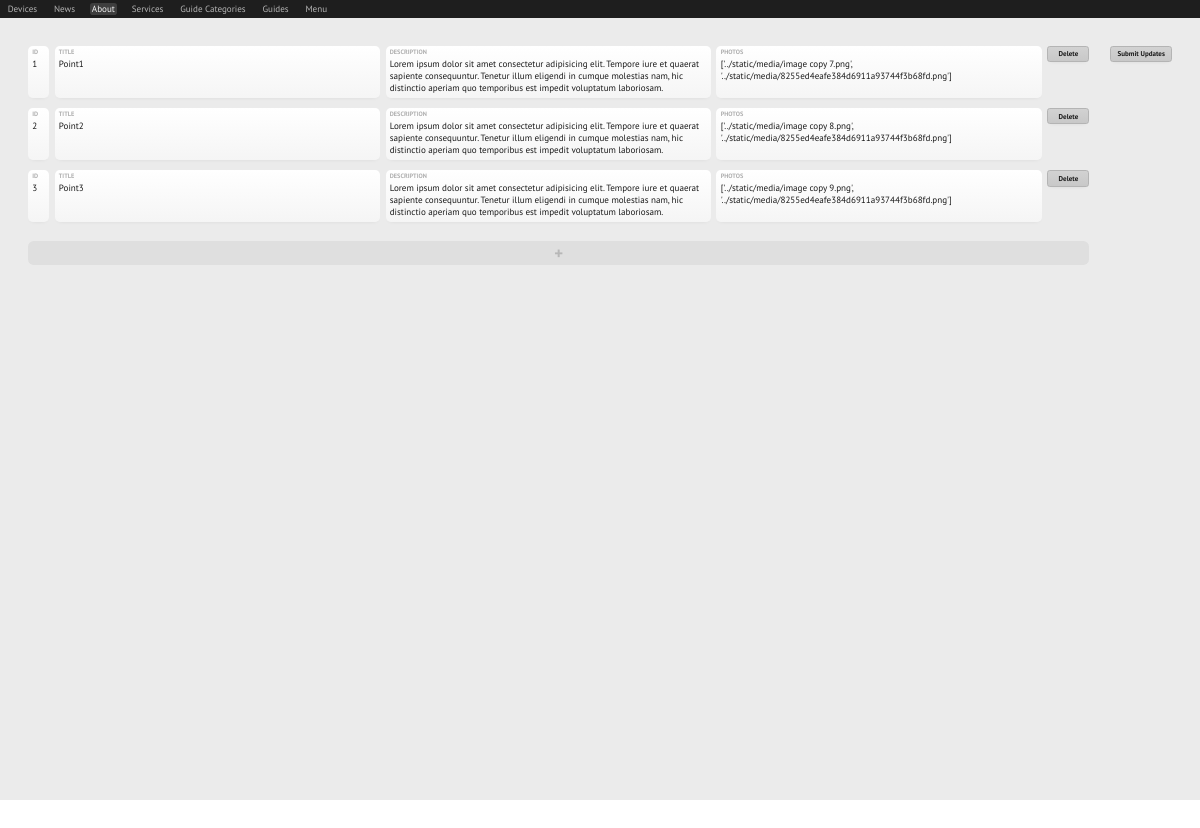
The app's page /admin/about with its own data.
### db/models.py (models this page shows)
class About(Base):
    __tablename__ = 'about'
    id = Column(Integer, primary_key=True)
    title = Column(Text)
    description = Column(Text)
    photos = Column(ListType)

### admin.py (the view)
@admin.get('/')
def _(): return RedirectResponse(url='/admin/devices')

### templates/admin/table-view.html (shortened to what this page needs)
{% extends 'admin/base/index.html' %}
{% block content %}
<div class="grid">
    {% for row in table %}
        {% if this_page == 'devices' %}
            {% include 'admin/components/ID.html' %}
            {% include 'admin/components/ROOM.html' %}
            {% include 'admin/components/STATUS.html' %}
        {% elif this_page == 'news' %}
            {% include 'admin/components/ID.html' %}
            {% include 'admin/components/TITLE.html' %}
            {% include 'admin/components/DESC.html' %}
            {% include 'admin/components/PHOTOS.html' %}
            {% include 'admin/components/URL.html' %}
        {% elif this_page == 'about' %}
            {% include 'admin/components/ID.html' %}
            {% include 'admin/components/TITLE.html' %}
            {% include 'admin/components/DESC.html' %}
            {% include 'admin/components/PHOTOS.html' %}
        {% elif this_page == 'services' %}
            {% include 'admin/components/ID.html' %}
            {% include 'admin/components/NAME.html' %}
            {% include 'admin/components/DESC.html' %}
            {% include 'admin/components/PRICE.html' %}
            {% include 'admin/components/PHOTOS.html' %}
        {% elif this_page == 'guide-categories' %}
            {% include 'admin/components/ID.html' %}
            {% include 'admin/components/TITLE.html' %}
            {% include 'admin/components/PHOTOS.html' %}
        {% elif this_page == 'apps' %}
            {% include 'admin/components/ID.html' %}
            {% include 'admin/components/NAME.html' %}
            {% include 'admin/components/URL.html' %}
            {% include 'admin/components/PHOTOS.html' %}
        {% endif %}
        <div class="del-btn" id="{{row.ID}}" onclick="deleteRow(event)">Delete</div>
        {% if loop.first %}
        <div class="submit-btn" onclick="handleSubmit()">Submit Updates</div>
        {% else %}
        <div></div>
        {% endif %}
    {% endfor %}
    <div class="add" onclick="addNewRow(event)">+</div>
</div>
{% endblock %}

### templates/admin/base/index.html (shortened to what this page needs)
<!DOCTYPE html>
<html lang="en">
<head>
</head>
<body>
    <div class="side-bar">
        <a href="devices">Devices</a>
        <a href="news">News</a>
        <a href="about">About</a>
        <a href="services">Services</a>
        <a href="guide-categories">Guide Categories</a>
        <a href="guides">Guides</a>
        <a href="menu">Menu</a>
    </div>
    <div class="content">
        {% block content %}
        {% endblock %}
    </div>
</body>
</html>

### templates/admin/components/ID.html
<div class="field-disabled">
    <span class="type">ID</span>
    <span class="value">{{ row.ID }}</span>
</div>

### templates/admin/components/TITLE.html (shortened to what this page needs)
<div class="field" onclick="updateValue(event)">
    <span class="type">TITLE</span>
    <span class="value">{{ row.TITLE }}</span>
</div>

### templates/admin/components/DESC.html (shortened to what this page needs)
<div class="field" onclick="updateValue(event)">
    <span class="type">DESCRIPTION</span>
    <span class="value">{{ row.DESC }}</span>
</div>

### templates/admin/components/PHOTOS.html (shortened to what this page needs)
<div class="field" onclick="updateValue(event)">
    <span class="type">PHOTOS</span>
    <span class="value">{{ row.PHOTOS }}</span>
</div>

### templates/admin/base/index.html (style rules this page uses)
html { height: 100%; }
body { zoom: 0.7; font-family: "PT Sans", sans-serif; height: 100%; margin: 0; display: flex; flex-direction: column; }
.side-bar { height: fit-content; background-color: rgb(30, 30, 30); display: flex; gap: 18px; font-size: small; padding: 0 8px; }
.side-bar a { color: rgb(181, 181, 181); text-decoration: none; padding: 0 3px; margin: 4px 0; background-color: transparent; border-radius: 4px; cursor: pointer; }
.content { padding-bottom: 260px; color: rgb(25, 25, 25); height: 100%; overflow-y: scroll; background-color: rgb(235, 235, 235); }

### records on screen
About: ID "1", TITLE "Point1", DESC "Lorem ipsum dolor sit amet consectetur adipisicing elit. Tempore iure et quaerat sapiente consequuntur. Tenetur illum eligendi in cumque molestias nam, hic distinctio aperiam quo temporibus est impedit voluptatum laboriosam.", PHOTOS "['../static/media/image copy 7.png', '../static/media/8255ed4eafe384d6911a93744f3b68fd.png']", shows "Submit Updates"
About: ID "2", TITLE "Point2", DESC "Lorem ipsum dolor sit amet consectetur adipisicing elit. Tempore iure et quaerat sapiente consequuntur. Tenetur illum eligendi in cumque molestias nam, hic distinctio aperiam quo temporibus est impedit voluptatum laboriosam.", PHOTOS "['../static/media/image copy 8.png', '../static/media/8255ed4eafe384d6911a93744f3b68fd.png']"
About: ID "3", TITLE "Point3", DESC "Lorem ipsum dolor sit amet consectetur adipisicing elit. Tempore iure et quaerat sapiente consequuntur. Tenetur illum eligendi in cumque molestias nam, hic distinctio aperiam quo temporibus est impedit voluptatum laboriosam.", PHOTOS "['../static/media/image copy 9.png', '../static/media/8255ed4eafe384d6911a93744f3b68fd.png']"
